Frame 1 (no input): blank canvas, image omitted
Frame 60 (the mouse pressed at the canvas centre just before this capture): blank canvas, image omitted
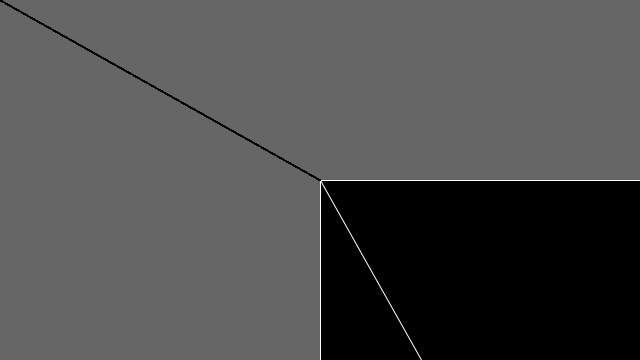
Frame 120 (the mouse held since frame 60 and released just before this capture)

The Processing sketch whose frames 1 and 60 were blank and that drew this single picture after the mouse press (run headless with seeded random() and noise(); from frame 60 on, the mouse is pressed at the canvas centre):

// Processing sketch: processing_54378
// ── processing_54378.pde

void setup()
{
  size(640, 360);
  background(102);
  smooth();
}

void draw() 
{
  // Call the variableEllipse() method and send it the
  // parameters for the current mouse position
  // and the previous mouse position
  
  variableRect(mouseX, mouseY, pmouseX, pmouseY);
    variableEllipse(mouseX, mouseY, pmouseX, pmouseY);

}


// The simple method variableEllipse() was created specifically 
// for this program. It calculates the speed of the mouse
// and draws a small ellipse if the mouse is moving slowly
// and draws a large ellipse if the mouse is moving quickly 

void variableRect(int x, int y, int px, int py) 
{
  fill(0);
  float speed = abs(x-px) + abs(y-py);
  stroke(speed);
  rect(x, y, speed, speed);
}

void variableEllipse(int x, int y, int px, int py) 
{
  float speed = abs(x-px) + abs(y-py);
  stroke(speed);
  line(x, y, speed, speed);
}
